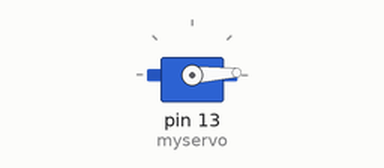
The sketch below on a simulated Arduino Uno, built with avr-gcc and run on an emulated ATmega328P. Shown: servo.

Above: at 0.05 s.
At 1.3 s:
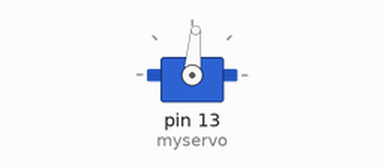
At 2.6 s:
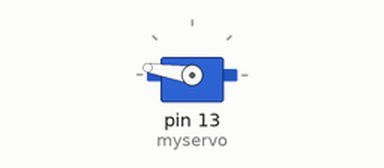
At 5.2 s:
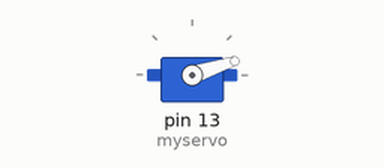
Timing chart, 0 to 7.1 s (numbered marks = the images above):
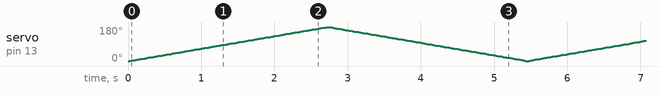

The sketch:

sketch_may25a.ino
```cpp
#include <Servo.h>

Servo myservo ;//creation d un objet pour le controle du servo
int pos=0 ;// var pour memorisé la position du servo

void setup() {
  // put your setup code here, to run once:
myservo.attach(13) ;//Brancher le cervo a la patte9 pour l'objet servo

}

void loop() {
  // put your main code here, to run repeatedly:
for (pos=0;pos<=180;pos++ )
  { //vane de 0 a 180 par pas de 1
  myservo.write(pos);
  delay(15);
  }

  for (pos=180;pos>0;pos-=1)
  {
  myservo.write(pos);
  delay(15);
  }


}
```
